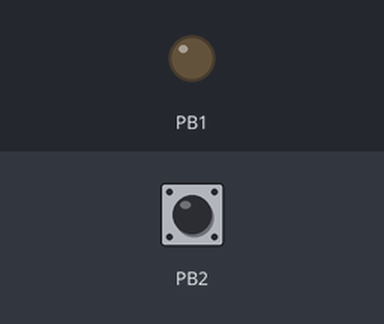
This sketch was run on a simulated ATtiny85, built with avr-gcc and run on an emulated ATtiny85. On the bench: output pins drawn as LEDs (lit = HIGH). The test bench sets the inputs (shaded band); at power-on: PB2 HIGH.

Above: at 0.1 s.
At 15.9 s:
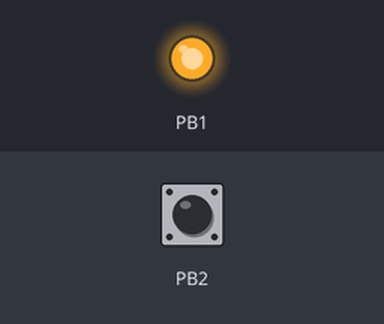
Timing chart, 0 to 17.4 s (numbered marks = the images above):
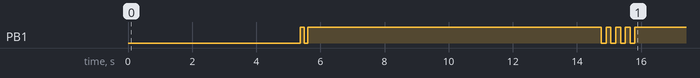

The sketch:

host-trust.ino
```cpp
// recon/host-trust - Tier 2
//
// Run this FIRST. Answers the only question that matters before anything else.
//
// Zero-forensics note: nothing is written. This is the cheapest possible
// way to find out whether the rest of the tier is worth running at all.
// Read-only, no elevation, no logs touched.
//
// Read-only, no persistence, nothing left behind except the text file named in
// R_OUT. Output lands in C:\Users\Public\ds-recon\ on the target.

#include <duck.h>

// PROGMEM: this string must live in flash, not SRAM. The ATtiny85 has 512
// bytes of RAM and this script is far larger than that.
static const char S[] PROGMEM =
    R_MKDIR
    "'=== HID KEYBOARDS THE HOST WILL ACCEPT ==='"
    "Get-PnpDevice -Class Keyboard -EA 0|Select Status,FriendlyName,InstanceId|Format-List"
    "'=== USB ARRIVALS, LAST 24H ==='"
    "Get-WinEvent -FilterHashtable @{LogName='System';ProviderName='Microsoft-Windows-Kernel-PnP';StartTime=(Get-Date).AddHours(-24)} -EA 0|Select -First 15 TimeCreated,Id,Message|Format-List"
    "'=== WRITEPROTECT / LOCKDOWN ON STORAGE ==='"
    "Get-ItemProperty 'HKLM:\\SYSTEM\\CurrentControlSet\\Control\\StorageDevicePolicies' -EA 0|Select WriteProtect,SetLockdownPassword"
    "'=== ATTACK SURFACE VERDICT ==='"
    "'If the HID list is empty or blocked, every payload in this repo is inert here.'"
    R_OUT("host-trust.txt")
    R_SHOW("host-trust.txt");

void setup() {
  duckBegin();
  ledPulse(2, 120, 120);
  recon(S);
  ledPulse(4, 150, 150);
}

void loop() {}
```
